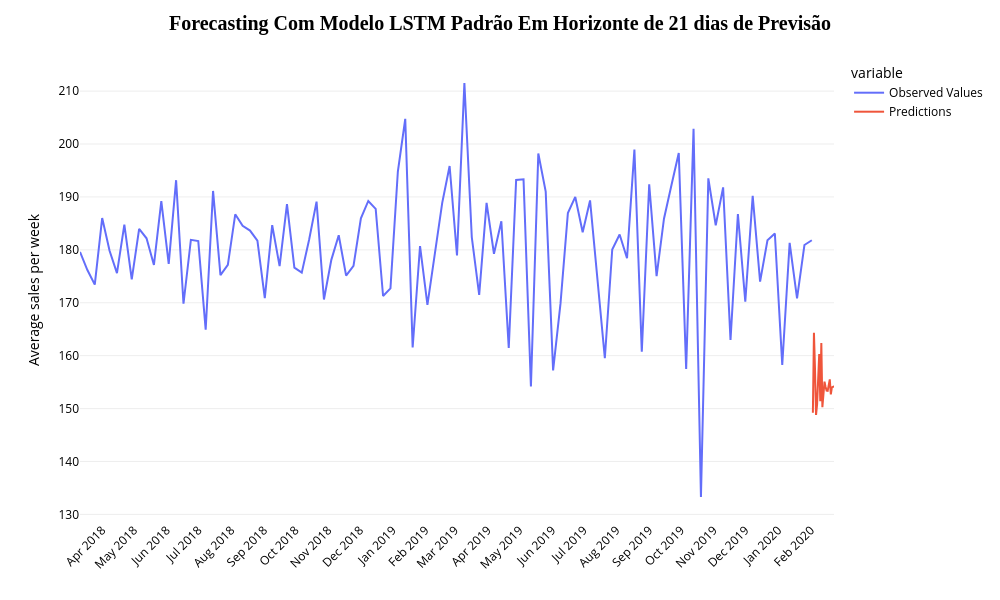

Notebook code for this chart:
### Code cell
# Display graph
ts_series(
          df_forecasting,
          'Average_sales_per_week', 'Predictions',
          title="<b>Forecasting Com Modelo LSTM Padrão Em Horizonte de 21 dias de Previsão</b>",
          template="xgridoff"
)
